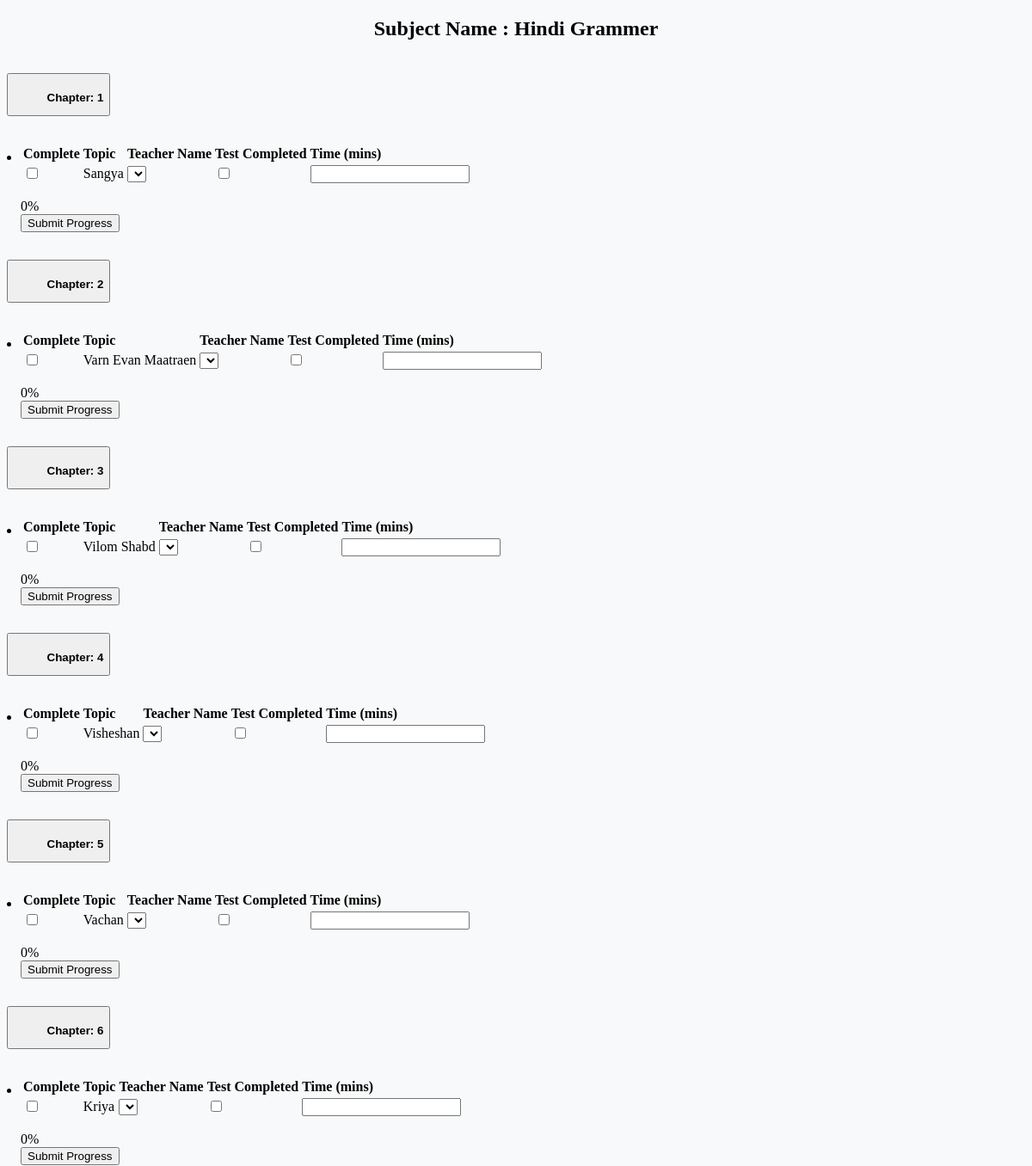
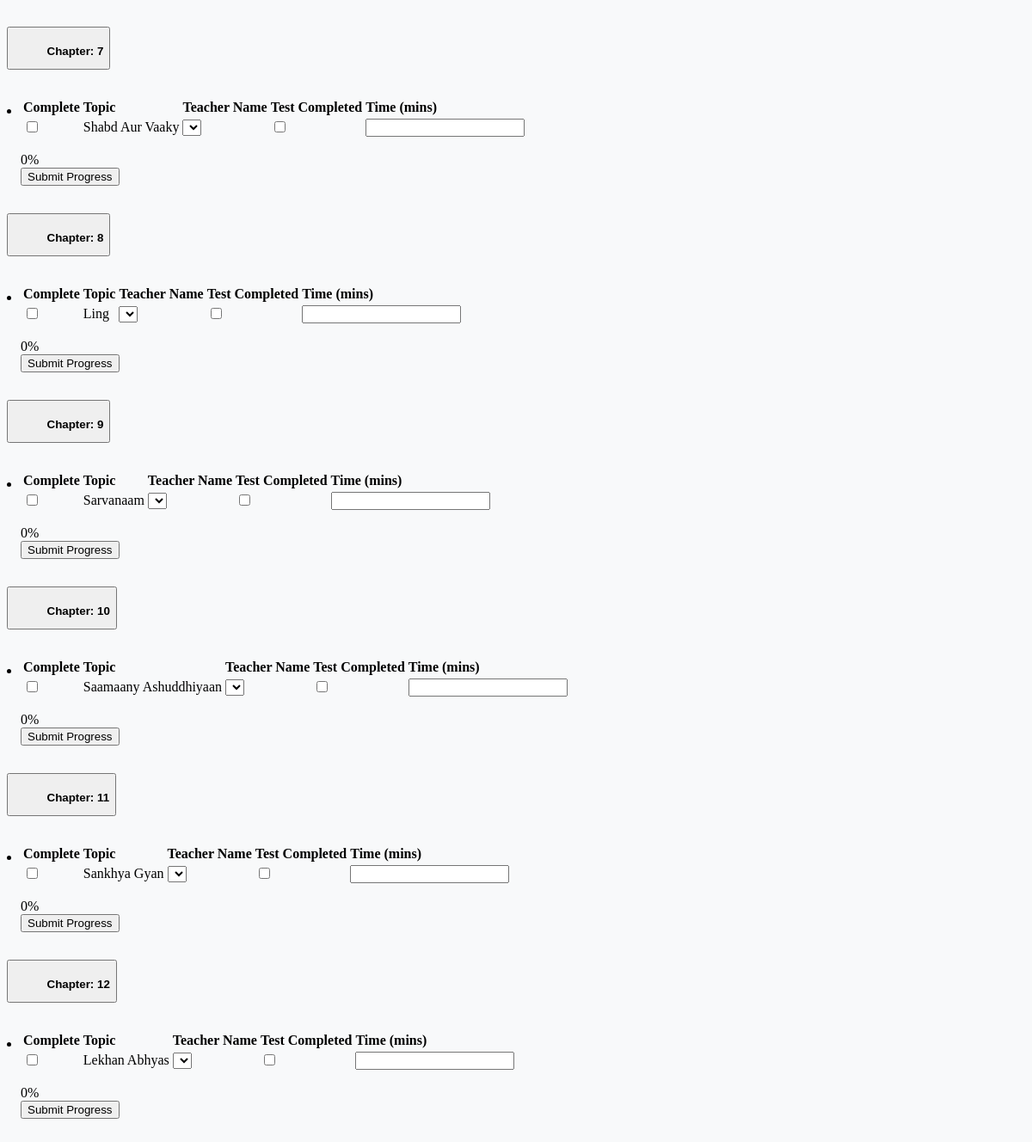
Page /Classes_Chapter.php?subject_id=42&class_id=1 on the committed database (2 pictures, top to bottom).
### tables this page shows
CREATE TABLE `subjects` (
  `id` int(11) NOT NULL,
  `name` varchar(255) NOT NULL,
  `class_id` int(11) NOT NULL,
  `created_at` timestamp NOT NULL DEFAULT current_timestamp()
);

CREATE TABLE `chapters` (
  `id` int(11) NOT NULL,
  `name` varchar(255) NOT NULL,
  `subject_id` int(11) NOT NULL,
  `status` tinyint(1) DEFAULT 0,
  `completed_by` int(11) DEFAULT NULL,
  `created_at` timestamp NOT NULL DEFAULT current_timestamp()
);

CREATE TABLE `topics` (
  `id` int(11) NOT NULL,
  `name` varchar(255) NOT NULL,
  `chapter_id` int(11) NOT NULL,
  `status` tinyint(1) DEFAULT 0,
  `completed_by` int(11) DEFAULT NULL,
  `created_at` timestamp NOT NULL DEFAULT current_timestamp()
);

### Classes_Chapter.php (the view, shortened to what this page needs)
<?php
$con = new mysqli("localhost", "root", "", "sm");
$subject_id = isset($_GET['subject_id']) ? intval($_GET['subject_id']) : 1;
$user_id = $_SESSION['user_id'] ?? 1;
$stmt = $con->prepare("SELECT * FROM subjects WHERE ID = ?");
$stmt->bind_param("i", $subject_id);
$stmt->execute();
$subject = $stmt->get_result()->fetch_assoc();
$completed_topics = [];
?>
<!DOCTYPE html>
<html lang="en">
<head>
</head>
<body>
<form method="POST">
<div class="container-scroller">
    <div class="container-fluid page-body-wrapper">
        <div class="main-panel">
            <div class="content-wrapper">
                <h2 align="center">Subject Name : <?php echo htmlspecialchars($subject['name']); ?></h2>
                <br>
                <?php
                $stmt = $con->prepare("SELECT * FROM chapters WHERE subject_id = ?");
                $stmt->bind_param("i", $subject_id);
                $stmt->execute();
                $chapters = $stmt->get_result();
                while ($chapter = $chapters->fetch_assoc()) {
                    $chapter_id = $chapter['id'];
                    $stmt = $con->prepare("SELECT id FROM topics WHERE chapter_id = ?");
                    $stmt->bind_param("i", $chapter_id);
                    $stmt->execute();
                    $topic_ids_result = $stmt->get_result();
                    $chapter_topic_ids = [];
                    while ($row = $topic_ids_result->fetch_assoc()) {
                        $chapter_topic_ids[] = $row['id'];
                    }
                    $is_completed = !array_diff($chapter_topic_ids, $completed_topics);
                ?>
                <div class="mb-3">
                    <div class="dropdown w-100">
                        <button class="form-control btn-secondary btn-outline-dark btn-lg dropdown-toggle size" type="button"
                            id="dropdownMenu<?php echo $chapter_id; ?>" data-bs-toggle="dropdown" aria-expanded="false">
                            <span class="radio-button <?php echo $is_completed ? 'bg-success' : 'bg-danger'; ?>" id="chapterStatus<?php echo $chapter_id; ?>"></span>
                            <b>&nbsp;&nbsp;&nbsp;&nbsp;Chapter: <?php echo htmlspecialchars($chapter['name']); ?></b>
                        </button>
                        <ul class="dropdown-menu w-100 p-3" aria-labelledby="dropdownMenu<?php echo $chapter_id; ?>">
                            <li>
                                <div class="table-responsive">
                                    <table class="table table-bordered table-striped w-100">
                                        <thead>
                                            <tr>
                                                <th>Complete</th>
                                                <th>Topic</th>
                                                <th>Teacher Name</th>
                                                <th>Test Completed</th>
                                                <th>Time (mins)</th>
                                            </tr>
                                        </thead>
                                        <tbody>
                                            <?php
                                            $stmt = $con->prepare("SELECT * FROM topics WHERE chapter_id = ?");
                                            $stmt->bind_param("i", $chapter_id);
                                            $stmt->execute();
                                            $topics = $stmt->get_result();
                                            while ($topic = $topics->fetch_assoc()) {
                                                $topic_id = $topic['id'];
                                                $topic_completed = in_array($topic_id, $completed_topics);
                                            ?>
                                            <tr>
                                                <td>
                                                    <input type="checkbox" name="completed[]" value="<?php echo $topic_id; ?>" class="topic-checkbox" data-chapter="<?php echo $chapter_id; ?>" <?php echo $topic_completed ? 'disabled' : ''; ?>>
                                                </td>
                                                <td><?php echo htmlspecialchars($topic['name']); ?></td>
                                                <td>
                                                    <select class="form-control" name="user_id" <?php echo $topic_completed ? 'disabled' : ''; ?>>
                                                        <option value="<?php echo $user_id; ?>"><?php echo htmlspecialchars($row_users['first_name'] . " " . $row_users['last_name']); ?></option>
                                                    </select>
                                                </td>
                                                <td>
                                                    <input type="checkbox" class="test-checkbox" name="test_completed[<?php echo $topic_id; ?>]" value="1" <?php echo $topic_completed ? 'disabled' : ''; ?>>
                                                </td>
                                                <td>
                                                    <input type="number" class="form-control time-input" name="time[<?php echo $topic_id; ?>]" min="0" <?php echo $topic_completed ? 'disabled' : ''; ?>>
                                                </td>
                                            </tr>
                                            <?php } ?>
                                        </tbody>
                                    </table>
                                </div>
                                <?php if (!$is_completed) { ?>
                                <div class="progress-container">
                                    <div class="progress">
                                        <div id="progressBar<?php echo $chapter_id; ?>" class="progress-bar bar" role="progressbar" style="width: 0%">0%</div>
                                    </div>
                                    <input type="submit" class="btn btn-success btn-sm mt-3" value="Submit Progress" name="submit">
                                </div>
                                <?php } else { ?>
                                    <div class="text-success">Unable to Edit</div>
                                <?php } ?>
                            </li>
                        </ul>
                    </div>
                </div>
                <?php } ?>
            </div>
        </div>
    </div>
</div>
</form>
</body>
</html>

### Classes_Chapter.php (style rules this page uses)
body { background-color: #f8f9fa; }
.dropdown-menu { width: 100%; padding: 1rem; }
.progress-container { margin-top: 15px; }
.bar { background-color: #4EF40B; color: #000; }
.radio-button { width: 20px; height: 20px; border-radius: 50%; display: inline-block; }
.size { height: 50px; }

### rows in the picture
subjects: name "Hindi Grammer"
chapters: name "1"
topics: name "Sangya"
chapters: name "2"
topics: name "Varn Evan Maatraen"
chapters: name "3"
topics: name "Vilom Shabd"
chapters: name "4"
topics: name "Visheshan"
chapters: name "5"
topics: name "Vachan"
chapters: name "6"
topics: name "Kriya"
chapters: name "7"
topics: name "Shabd Aur Vaaky"
chapters: name "8"
topics: name "Ling"
chapters: name "9"
topics: name "Sarvanaam"
chapters: name "10"
topics: name "Saamaany Ashuddhiyaan"
chapters: name "11"
topics: name "Sankhya Gyan"
chapters: name "12"
topics: name "Lekhan Abhyas"
